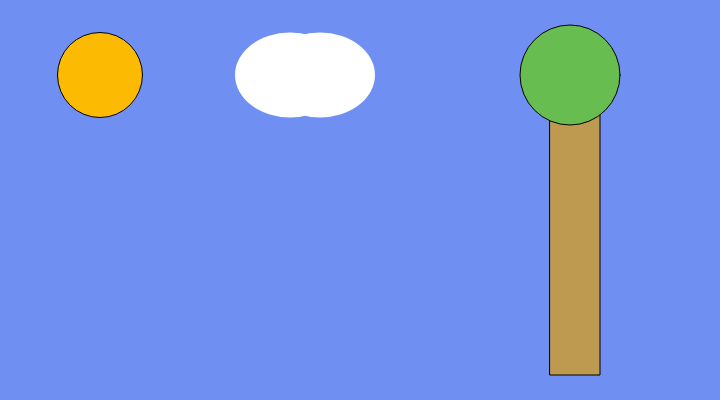
Frame 1 (no input)
Frame 60 (no input): identical to frame 1, image omitted
Frame 120 (the mouse pressed at the canvas centre since frame 60): identical to frame 1, image omitted

The p5.js sketch that drew this single still picture (run headless with seeded random() and noise() and a simulated clock; from frame 60 on, the mouse is pressed at the canvas centre):

// p5.js sketch
// ── sketch.js
function setup() {
  // put setup code here
  createCanvas(720, 400);
}

function draw() {
  // put drawing code here
 //  fill(204);
 // triangle(18, 18, 18, 360, 81, 360);
 //
 // fill(102);
 // rect(81, 81, 63, 63);
 //
 // fill(204);
 // quad(189, 18, 216, 18, 216, 360, 144, 360);
 //
 // fill(255);
 // ellipse(252, 144, 72, 72);
 //
 // fill(204);
 // triangle(288, 18, 351, 360, 288, 360);
 //
 // fill(255);
 // arc(479, 300, 280, 280, PI, TWO_PI);
background (111, 144, 242)
stroke(0);
 fill(252, 186, 3);
  ellipse(100, 75, 85, 85);

  fill(189, 154, 79);
  rect(550, 75, 50, 300);

  fill(103, 189, 79);
  ellipse(570, 75, 100, 100);
noStroke();
  fill(255);
  ellipse(290, 75, 110, 85);

  fill(255);
  ellipse(320, 75, 110, 85);


}
